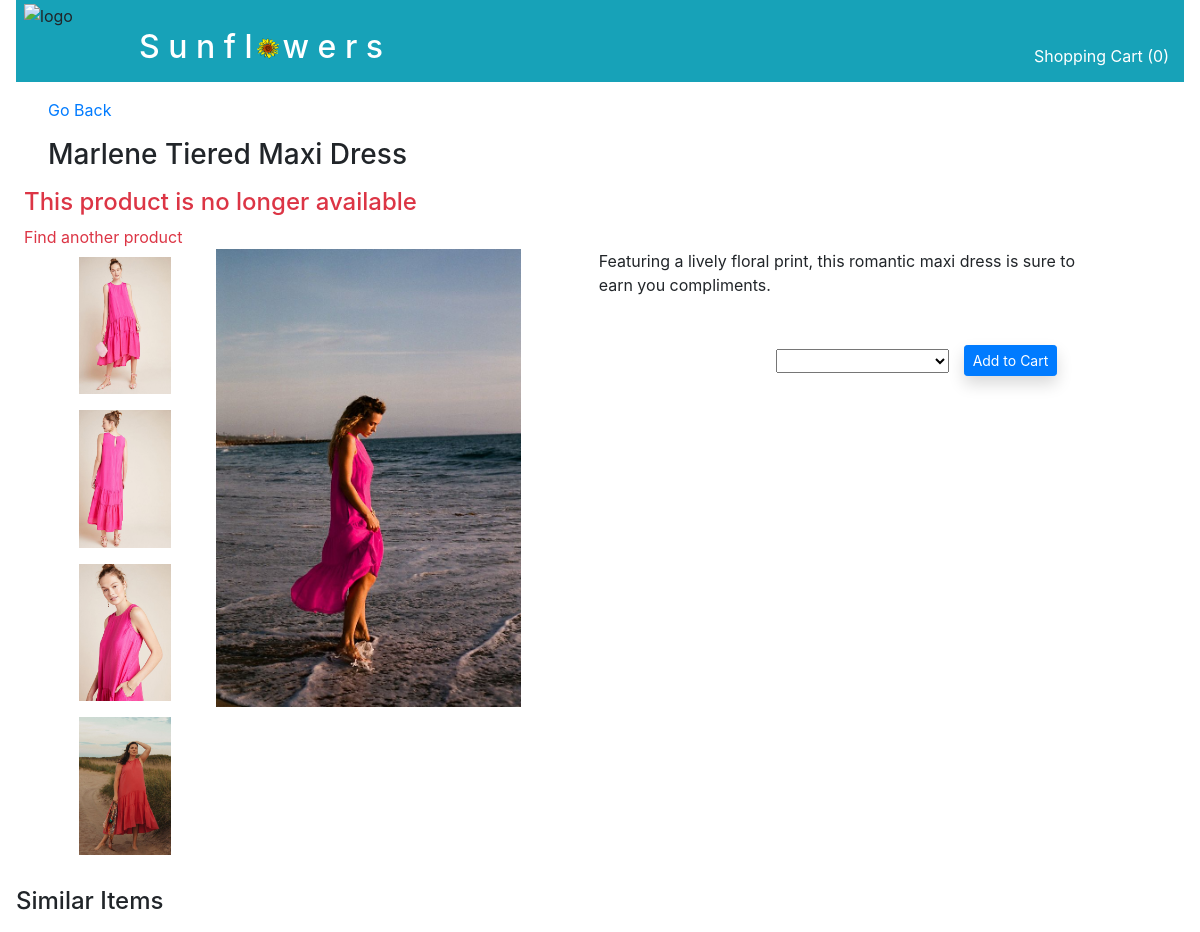
Before: /product/category/1/item/2 with the older database file.
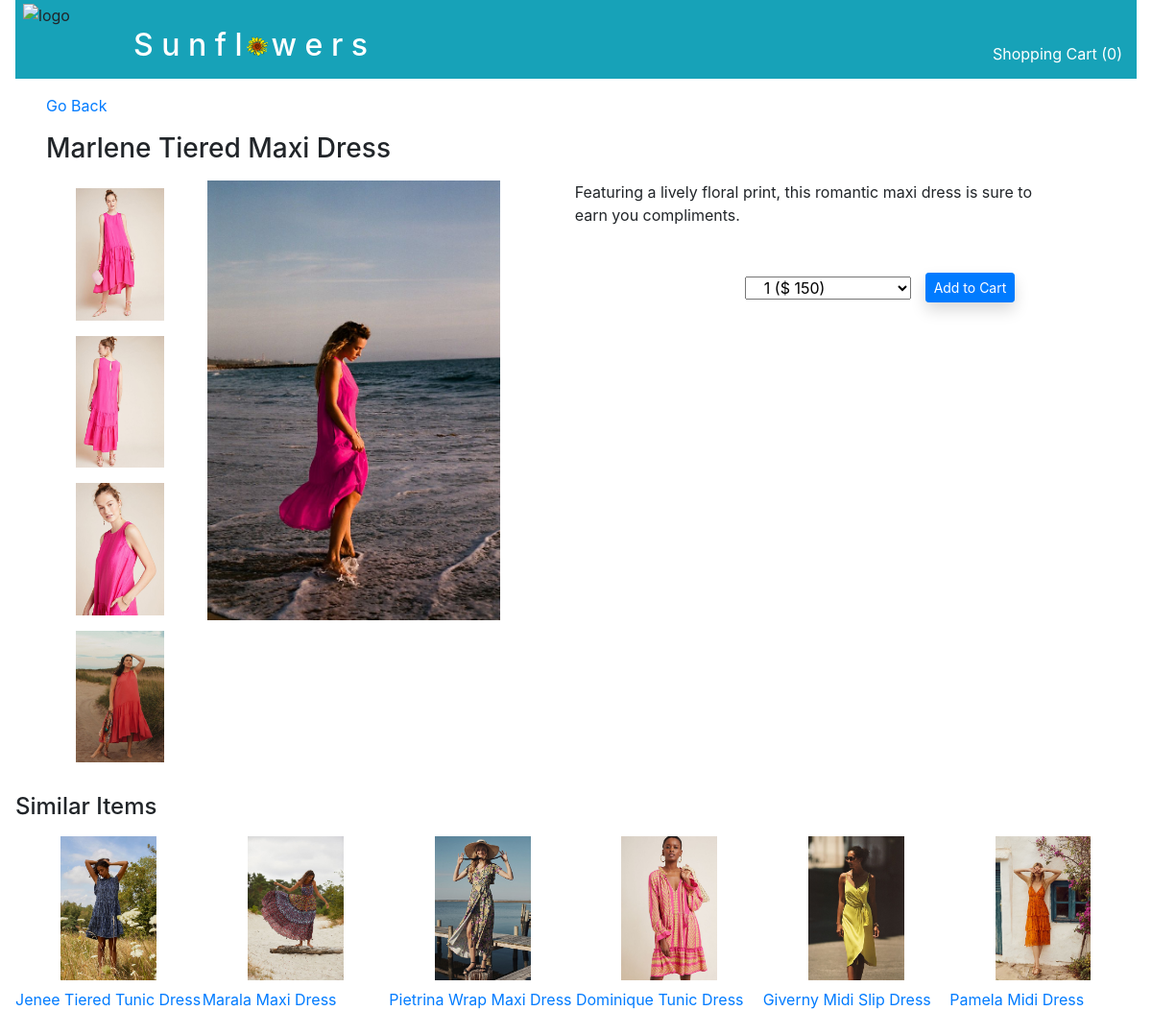
After: the same page with the newer database file.
### main/models.py (models this page shows, shortened)
class Photo(models.Model):
    img = models.ImageField(upload_to='products', blank=True)
    type_of_photo = models.ForeignKey(
        PhotoType,
        related_name='photos_included',
        on_delete=models.CASCADE
    )
    for_product = models.ForeignKey(
        Product,
        related_name='photos',
        on_delete=models.CASCADE
    )

class Product(models.Model):
    name = models.CharField(max_length=255, default="")
    desc= models.TextField(default="")
    quantity_purchased = models.IntegerField(default=0)
    quantity_sold = models.IntegerField(default=0)
    quantity_available = models.IntegerField(default=0)
    temp_quan_avail = models.IntegerField(default=0)
    unit_price=models.DecimalField(max_digits=5, decimal_places=0)
    category = models.ForeignKey(
        Category,
        related_name='products_included',
        on_delete=models.CASCADE
    )
    objects = ClassManager()

### main/views.py (the view)
# urls.py: path('product/category/<int:cat_id>/item/<int:product_id>', views.display_product),
def display_product(request, cat_id, product_id ):
    price_1 = Product.objects.get(id=product_id).unit_price
    price_2 = Product.objects.get(id=product_id).unit_price*2
    price_3 = Product.objects.get(id=product_id).unit_price*3
    if "cart_dict" not in request.session:
        request.session["cart_dict"] ={};
        quantity_in_cart = 0
    else:
        quantity_in_cart = 0
        for key in request.session["cart_dict"]:
            quantity_in_cart += request.session["cart_dict"][key]
    context = {
        "this_product": Product.objects.get(id=product_id),
        "this_category": Category.objects.get(id=cat_id),
        "similar_items": Product.objects.filter(category_id=cat_id),
        "price_1": price_1,
        "price_2": price_2,
        "price_3": price_3,
        "product_class": Product,
        "quantity_in_cart": quantity_in_cart,
    }
    print('request.session["cart_dict"]: ', request.session["cart_dict"])
    print("quantity_in_cart: ", quantity_in_cart)
    print("request.POST: ", request.POST)
    return render(request, '_3_shop_prod_info.html', context)

### main/templates/_3_shop_prod_info.html (shortened to what this page needs)
<!DOCTYPE html>
<html lang="en">
<head>
    {% include "_0_head_tags.html" %}
</head>
<body>
    <div id="container">
        {% include "_0_top_nav_bar.html" %}
        <a class="row mx-5 mb-3" href="/product/category/{{ this_category.id }}">Go Back</a>
        <div class="row mx-5 h3 mb-3">{{ this_product.name }}</div>
        {% if this_product.temp_quan_avail < 1 %}
        <h4 class="row ml-4 text-danger">This product is no longer available</h4>
        <a class="row ml-4 text-danger" href="/product/category/{{ this_category.id }}">Find another product</a>
        {% endif %}
        <div class="row mx-3">
            <div class="col-5 mx-5">
                <div class="row">
                    <div class="col-3">
                        {% for photo in this_product.photos.all %}
                        {% if photo.type_of_photo_id == 2 %}
                        <div class="row">
                            <img class="col my-2" src="{{ photo.img.url }}">
                        </div>
                        {% endif %}
                        {% endfor %}
                    </div>
                    <div class="col">
                        {% for photo in this_product.photos.all %}
                        {% if photo.type_of_photo_id == 1 %}
                        <img class="col-12 mb-2" src="{{ photo.img.url }}">
                        {% endif %}
                        {% endfor %}
                    </div>
                </div>
            </div>
            <div class="col-5">
                <div class="row mb-5">{{this_product.desc}}</div>
                <form class="row" action="/add_to_cart" method="POST">
                    <div class="col-5 offset-4">
                        <select class="col-12 mt-1" name="quantity" id="">
                            {% if this_product.temp_quan_avail >= 1 %}
                            <option value="1">1 ($ {{price_1}})</option>
                            {% endif %}
                        </select>
                    </div>
                    <button class=" btn btn-primary btn-sm shadow" >Add to Cart</button>
                </form>
            </div>
        </div>
        <div class="row mx-3 py-2 mt-3 h4">Similar Items</div>
        <div class="row mx-3">
            {% for product in similar_items|slice:":7" %}
            {% if product.id != this_product.id and this_product.temp_quan_avail > 0 %}
            {% for photo in product.photos.all %}
            {% if photo.type_of_photo_id == 1 %}
            <div class="col-2 text-center mb-5">
                <div class="row">
                    <img class="col-8 offset-2 mb-2" src="{{ photo.img.url }}">
                </div>
                <a class="row" href="/product/category/{{this_category.id}}/item/{{ product.id}}">{{ product.name }}</a>
            </div>
            {% endif %}
            {% endfor %}
            {% endif %}
            {% endfor %}
        </div>
    </div>
</body>
</html>

Changed rows visible on the page:
changed Product "Marlene Tiered Maxi Dress": quantity (not shown) → "1 ($ 150)"; temp_quan_avail 0 → 2 (drawn)
now on this page (row edited): Product: name "Jenee Tiered Tunic Dress"
now on this page (row unchanged): Photo: img (picture)
now on this page (row edited): Product: name "Marala Maxi Dress"
now on this page (row unchanged): Photo: img (picture)
now on this page (row unchanged): Product: name "Pietrina Wrap Maxi Dress"
now on this page (row unchanged): Photo: img (picture)
now on this page (row edited): Product: name "Dominique Tunic Dress"
now on this page (row unchanged): Photo: img (picture)
now on this page (row edited): Product: name "Giverny Midi Slip Dress"
now on this page (row unchanged): Photo: img (picture)
now on this page (row unchanged): Product: name "Pamela Midi Dress"
now on this page (row unchanged): Photo: img (picture)
Other visible differences:
text no longer shown: "This product is no longer available Find another product"
